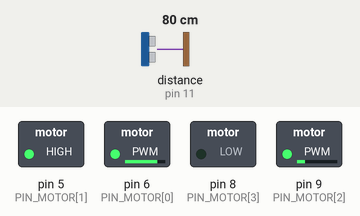
A sketch run on a simulated Arduino Uno, built with avr-gcc and run on an emulated ATmega328P. Shown: switched loads named in the sketch (green lamp = pin HIGH). Dashed ring = blinking. The inputs (shaded band) are chosen by the test bench; at power-on: distance to the obstacle (sensor on pin 11) 80 cm. The echo pulse lasts 58.3 µs per cm.

Above: at 0.83 s.
1.3 s: distance to the obstacle (sensor on pin 11) set to 64 cm
At 1.6 s:
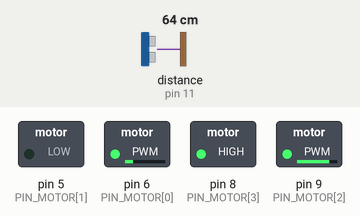
4.3 s: distance to the obstacle (sensor on pin 11) set to 57 cm
At 4.53 s:
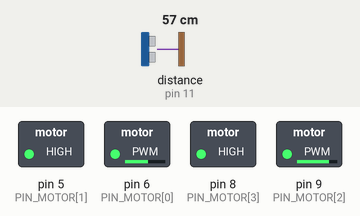
At 5.44 s:
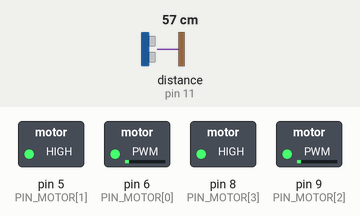
7.3 s: distance to the obstacle (sensor on pin 11) set to 12 cm
Timing chart, 0 to 8.9 s (numbered marks = the images above; inputs shaded):
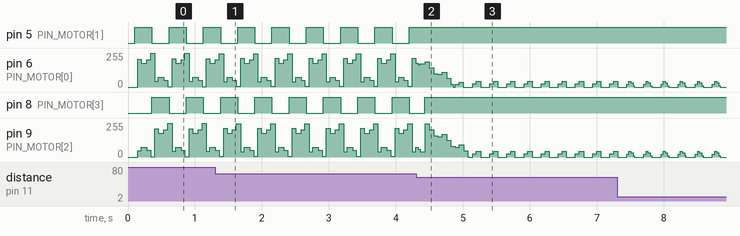

Measured:
- the behaviour switches between 60 and 59 cm on distance to the obstacle (sensor on pin 11) (found by bisection; images 1 and 2)
- after the input at 4.3 s, pin 5 (PIN_MOTOR[1]): stops changing and stays HIGH; pin 8 (PIN_MOTOR[3]): goes on until 4.4 s, then stays HIGH
- by itself, pin 5 (PIN_MOTOR[1]), pin 8 (PIN_MOTOR[3]): alternates HIGH for 0.26 s and LOW for 0.26 s

The sketch:

chasing_auto.ino
```cpp
// this means 3-4 KB (!!!)
//#define DEV

// Self-driving car. After boot, it looks around (rotates around its axis) slowly, and if there's something within 1m, it switches to full-speed chase
// only stopping when there's an obstacle very close or there's no obstacle any more within 1m.

// Sadly, the ultrasonic sensor doesn't detect close proximity even at point blank if it is not perpendicular to it. E.g. going at 45 degrees against a cupboard triggers no proximity.
// And since this sensor is at the front of the vehicle, it gets banged head-on all the friggin time.
// This is likely caused by the ultrasonic waves deflecting from hard surfaces at an angle, with very little of the sound waves reflected to the sensor,
// they are not enough to trigger response.
// Ideally, one would get 3-5 of these sensors and brick the front part of the auto with them, but sadly, they each take a considerable time for the monitor response
// NewPing allows the use of interrupts to trigger on echo, but we also need a timer to PWM the two L9110 motor controller ports
// Maybe, 1 timer to control 2 PWMs for L9110, and the remaining 2 timers to control 2 sensors would do the trick...
// Or, I could actually connect 3 sensors in a series, only then we wouldn't know which one pulled the TRIG pin, only that one did
// Also a possible hack is to remove the housing of the trigger+echo speaker, so that it would cover a wider area, probably at the cost of range - but then again,
// even the floor might trigger it

// eh, I'll just add an RFM69 and make it remote controllable. :)

/*
Breadboard pin assignments:

U24 = BA (L9110)
U23 = BB (L9110)

U22 = GND (L9110)
U21 = VCC (L9110)

U20 = AA (L9110)
U19 = AB (L9110)

D21 = GND (HC-SR04)
D20 = ECHO (HC-SR04)
D19 = TRIG (HC-SR04)
D18 = VCC (HC-SR04)

U15 = VCC
U14 = GND
U13 = RST
U12 = 5V

D13 = RST
D12 = GND

D11 = D2
D10 = D3 (PWM)
D09 = D4
D08 = D5 (PWM)
D07 = D6 (PWM)
D06 = D7
D05 = D8
D04 = D9 (PWM)
D03 = D10 (PWM)
D02 = D11 (PWM)
D01 = D12
*/

#include <NewPing.h>

#ifdef DEV
#include <SPI.h>
#define LOG(format, args...) snprintf(buf,sizeof(buf),format,args);Serial.println(buf);

char input;
char buf[80];
#else
#define LOG(format, args...)
#endif


unsigned long lastTick;


/************************ util */
template <typename T> int sgn(T val) {
    return (T(0) < val) - (val < T(0));
}


/************************ L9110 */
// IA(DO) IB(PWM) Motor State
// L      L       Off
// H      L       Forward
// L      H       Reverse
// H      H       Off

const byte PIN_MOTOR[4] = {6, 5, 9, 8}; // 2 pins per motor; A is PWM speed, B is direction

// default values are set so that on the first tick, even if nothing happens, motors are set to (0,0)
int state_motor[2] = {-1, -1};
int req_motor[2] = {0, 0};
unsigned long motorTick = 0;

byte l_direction(int speed) {
  return speed <= 0 ? LOW : HIGH;
}

byte l_speed(int speed) {
  return speed <= 0 ? -speed : 255-speed;
}

void setSpeed(byte motor, int speed) {
  if (state_motor[motor] == speed) return;

  byte req_speed = l_speed(speed);
  byte req_direction = l_direction(speed);

  if (l_direction(state_motor[motor]) != req_direction) digitalWrite(PIN_MOTOR[(motor<<1)+1], req_direction);
  if (l_speed(state_motor[motor]) != req_speed) analogWrite(PIN_MOTOR[motor<<1], req_speed);

  state_motor[motor] = speed;
}

void tick_motor() {
  int elapsed = lastTick - motorTick;
  motorTick = lastTick;

  for (byte i = 0; i < 2; i++) {
    int diff = req_motor[i] - state_motor[i];
    if (diff == 0) continue;

    // 1 speed per ms
    if (diff > 0) {
      setSpeed(i, state_motor[i] + min(elapsed, diff));
    } else {
      setSpeed(i, state_motor[i] + max(-elapsed, diff));
    }
  }
}

// input range: (-255, 255)
void drive(int left, int right) {
  req_motor[0] = left;
  req_motor[1] = right;
}


/************************ LED */
byte state_led = LOW;
void tick_led() {
//  // blink about once per second
//  byte new_led = (lastTick >> 10) & 1;
//  if (new_led != state_led) {
//    digitalWrite(LED_BUILTIN, (new_led > 0 ? HIGH : LOW));
//    state_led = new_led;
//  }

  digitalWrite(LED_BUILTIN, state_led);
  state_led = LOW;
}


/************************ HC-SR04 */
#define PIN_TRIGGER 12
#define PIN_ECHO 11
#define MAX_DISTANCE_CM 100
NewPing sonar(PIN_TRIGGER, PIN_ECHO, MAX_DISTANCE_CM);
byte state_ping = 0;
u16 distance[8] = {0,0,0,0,0,0,0,0};
byte lastDistance = 0;

void tick_ping() {
  // try to measre 32 times per second
  byte new_ping = (lastTick >> 5) & 0xff;
  if (new_ping != state_ping) {
    unsigned int uS = sonar.ping();
    u16 dist_cm = uS / US_ROUNDTRIP_CM;
    if (!dist_cm) dist_cm = MAX_DISTANCE_CM;

    lastDistance = (lastDistance + 1) & 7;
    distance[lastDistance] = dist_cm;

    state_ping = new_ping;
  }
}


/************************ Logic */
#define STATE_CRUISING 1
#define STATE_CHASING 2
int state = 0;
int cruise = 75;  // minimum needed to move the car

void tick_logic() {
  LOG("distance: %d, state: %d, motor: %d/%d %d/%d", distance[lastDistance], state, state_motor[0], req_motor[0], state_motor[1], req_motor[1]);

  // avoid collosion
  if (check_obstacle_ahead(3, 10)) {
    start_halt();
    return;
  }

  switch (state) {
    case STATE_CRUISING:
      if (check_obstacle_ahead(3, 60)) {
        drive(0,0);
        tick_motor(); // evil, but this way we force a stop before acceleration
        start_chasing();
      }
      return;

    case STATE_CHASING:
      // standard collosion avoidance good here
      return;

    default:
      start_cruising();
  }
}

boolean check_obstacle_ahead(byte samples, byte min_cm) {
  for (int i = lastDistance, j = 0; j < samples; i = (i - 1) & 0xf, j++) {
    if (distance[i] <= min_cm) {
      LOG("obstacle within %d cm", min_cm);
      state_led = HIGH; // this is evil, but I need to know when it was triggered
      return true;
    }
  }
  return false;
}

void start_cruising() {
  LOG("starting cruising", 0);
  // cruise should switch direction time to time to avoid one-sided wear
  drive(cruise, -cruise);
  cruise = -cruise;
  state = STATE_CRUISING;
}

void start_chasing() {
  LOG("starting chasing", 0);
  drive(255,255);
  state = STATE_CHASING;
}

void start_halt() {
  LOG("starting halting", 0);
  drive(0,0);
  state = 0;
}

/************************ INIT */
void setup() {
#ifdef DEV
  delay(50);  // bootloader listens for firmware update, should not get garbage, wait a bit
  Serial.begin(9600);
#endif

  for (int i = 0; i < 4; i++) pinMode(PIN_MOTOR[i], OUTPUT);

  lastTick = millis();
  motorTick = lastTick;
}

/************************ LOOP */

void loop() {
#ifdef DEV
  if (Serial.available()) {
    input = Serial.read();
  } else {
    input = 0;
  }

  if (input == 't') {
    LOG("Serial test...", 0);
  }
#endif

  lastTick = millis();

  tick_led();
  tick_ping();
  tick_logic();
  tick_motor();
}
```
